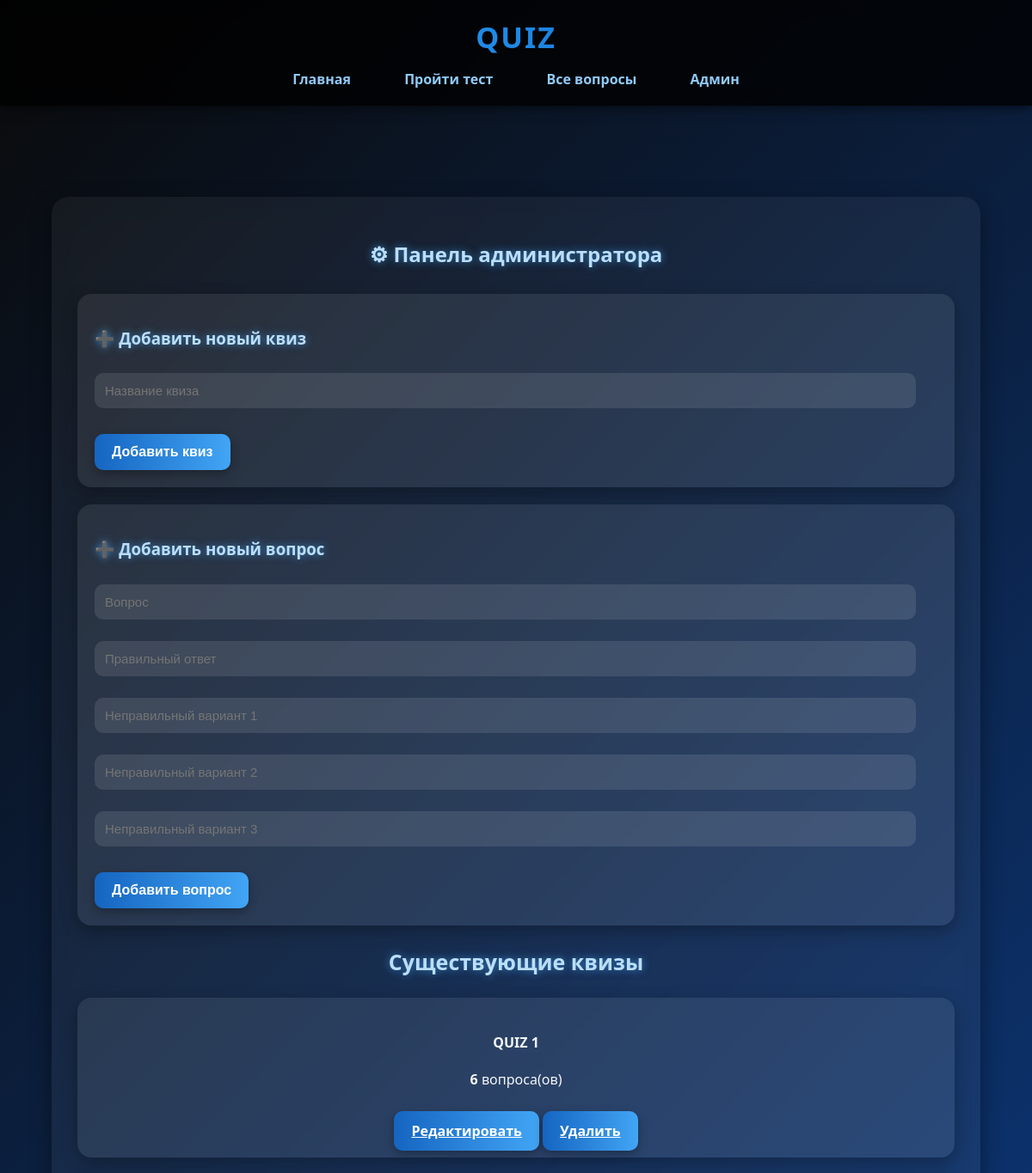
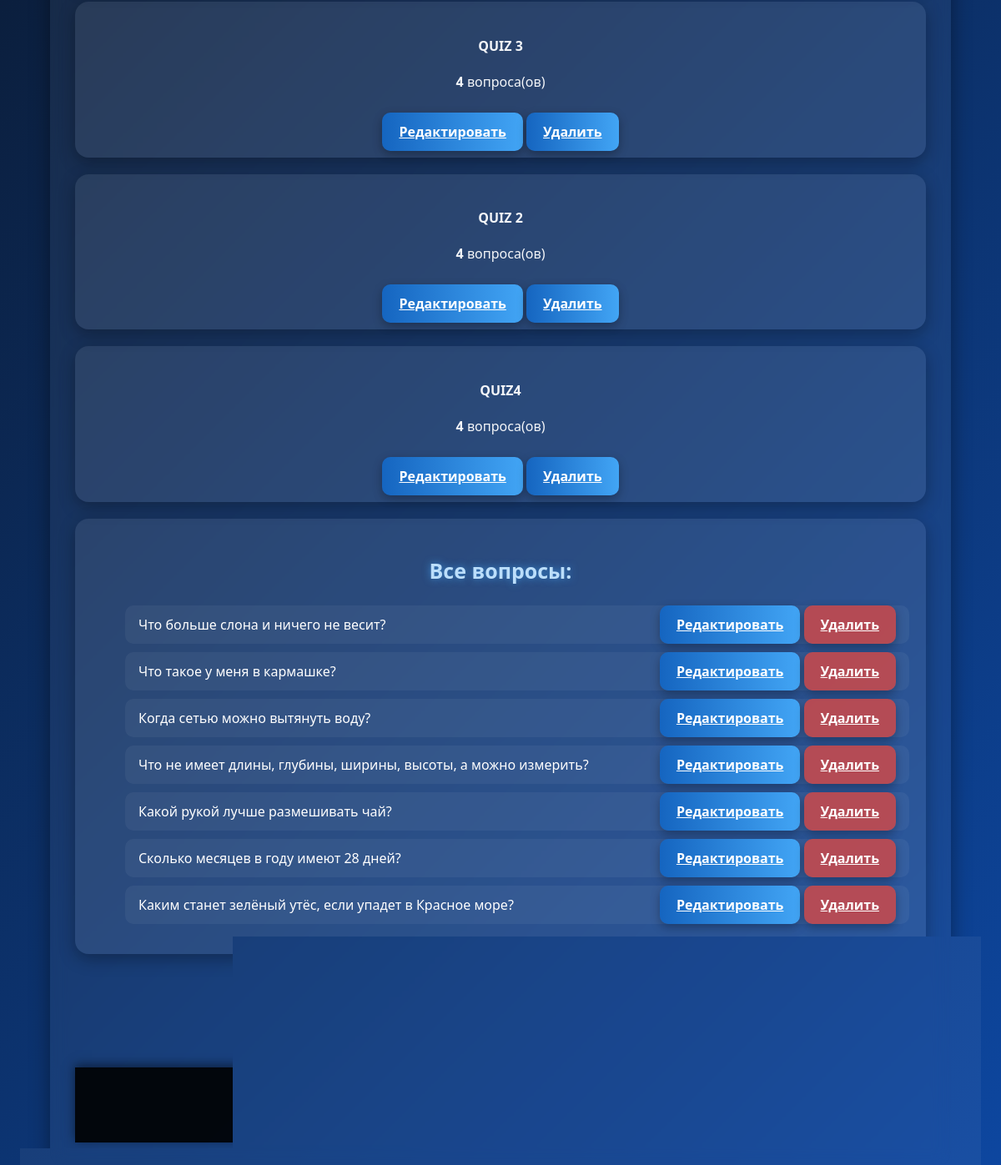
The page /quizes_view/ on the database its author committed (2 pictures, top to bottom).
### home8_les8/models.py (models this page shows, shortened)
class Quiz(db.Model):
    __tablename__ = 'quiz'
    id = db.Column(db.Integer, primary_key=True)
    name = db.Column(db.String(100), nullable=False)
    user_id = db.Column(db.Integer, db.ForeignKey('user.id'))
    questions = db.relationship(
        'Question',
        secondary=quiz_question,
        backref='quizes'
    )

class Question(db.Model):
    __tablename__ = 'question'
    id = db.Column(db.Integer, primary_key=True)
    question = db.Column(db.String(250), nullable=False)
    answer   = db.Column(db.String(100), nullable=False)
    wrong1   = db.Column(db.String(100), nullable=False)
    wrong2   = db.Column(db.String(100), nullable=False)
    wrong3   = db.Column(db.String(100), nullable=False)

### home8_les8/main.py (the view, shortened to what this page needs)
@app.route('/quizes_view/', methods=['POST', 'GET'])
def view_quiz_edit():
    quizes = Quiz.query.all()
    questions = Question.query.all()
    return render_template('quizes_view.html',
                           html_config=html_config,
                           quizes=quizes,
                           questions=questions,
                           len=len)

### home8_les8/templates/quizes_view.html (shortened to what this page needs)
{% extends "base.html" %}
{% block content %}
<h2 style="text-align:center; margin-bottom:30px;">⚙ Панель администратора</h2>
<div class="card">
    <h3>➕ Добавить новый квиз</h3>
    <form method="POST">
        <input type="text" name="quiz" placeholder="Название квиза" required>
        <button type="submit">Добавить квиз</button>
    </form>
</div>
<div class="card">
    <h3>➕ Добавить новый вопрос</h3>
    <form method="POST">
        <input  type="text" name="question" placeholder="Вопрос" required>
        <input type="text" name="answer" placeholder="Правильный ответ" required>
        <input type="text" name="wrong1" placeholder="Неправильный вариант 1" required>
        <input type="text" name="wrong2" placeholder="Неправильный вариант 2" required>
        <input type="text" name="wrong3" placeholder="Неправильный вариант 3" required>
        <button type="submit">Добавить вопрос</button>
    </form>
</div>
    <h3 style="text-align:center; font-size:25px;"> Существующие квизы</h3>
        <div class="quiz-iteam">
            {% for q in quizes %}
                <div class="quiz-item" style="text-align: center;">
                    <div class="card">
                    <h4>{{ q.name }}</h4>
                    <p><b>{{ q.questions|length }}</b> вопроса(ов)</p> <br>
                    <div class="btn-group">
                        <a href="{{ url_for('quiz_edit', id=q.id) }}" class="btn">Редактировать</a>
                        <a href="{{ url_for('quiz_delete', id=q.id) }}" class="btn delete"> Удалить</a>
                    </div> </div>
                </div>
        {% endfor %}
        </div>
<div class="card">
    <h3 style="text-align:center;font-size:25px;"> Все вопросы: </h3>
    <ul class="question">
    {% for q in questions %}
    <li class="question-item">
        <span class="q-text">{{ q.question }}</span>
        <div class="actions">
            <a href="{{ url_for('question_edit', id=q.id) }}" class="btn"> Редактировать</a>
            <a href="{{ url_for('question_delete', id=q.id) }}" class="btn" style="background:#cd4848d6;"> Удалить</a>
        </div>
    </li>
    {% endfor %}
</ul>
{% endblock %}

### home8_les8/static/main.css (style rules this page uses)
body { font-family: 'Segoe UI', Tahoma, sans-serif; margin: 0; padding: 0; background: linear-gradient(135deg, #0a0a0a, #0d47a1, #1e88e5); background-size: 300% 300%; animation: bgMove 10s infinite linear; color: #f4f6f9; }
.card { background: rgba(255,255,255,0.08); border-radius: 16px; padding: 25px; margin: 20px 0; box-shadow: 0 6px 20px rgba(0,0,0,0.3); transition: all 0.4s ease; transform: scale(1); }
input, textarea { width: 100%; padding: 12px; margin: 10px 0; border-radius: 10px; border: none; outline: none; font-size: 15px; background: rgba(255,255,255,0.1); color: #fff; transition: all 0.3s ease; }
button, .btn { background: linear-gradient(90deg, #1565c0, #42a5f5); color: white; border: none; padding: 12px 20px; margin-top: 15px; border-radius: 12px; font-size: 16px; font-weight: bold; cursor: pointer; transition: all 0.4s ease; box-shadow: 0 4px 12px rgba(0,0,0,0.3); position: relative; }
form input { margin-bottom: 15px; }
form button, form .btn { margin-top: 15px; display: inline-block; }
.question-item { display: flex; justify-content: space-between; align-items: center; background: rgba(255,255,255,0.05); margin: 10px 0; padding: 12px 16px; border-radius: 10px; transition: background 0.3s ease, transform 0.2s ease; gap: 15px; cursor: pointer; }
.q-text { flex: 1; font-size: 16px; color: #fff; margin-right: 20px; overflow: hidden; text-overflow: ellipsis; white-space: nowrap; }
.actions .btn { white-space: nowrap; min-width: 120px; text-align: center; }

### home8_les8/templates/base.html (style rules this page uses)
body { font-family: 'Segoe UI', Tahoma, sans-serif; margin: 0; padding: 0; background: linear-gradient(135deg, #0a0a0a, #0d47a1); background-attachment: fixed; color: #f4f6f9; overflow-x: hidden; }
.card { background: rgba(255,255,255,0.08); border-radius: 16px; padding: 20px; margin: 20px 0; box-shadow: 0 6px 20px rgba(0,0,0,0.3); transition: all 0.4s ease; transform: scale(1); }
h2, h3 { color: #bbdefb; text-shadow: 0 0 10px rgba(66,165,245,0.7); }
button, .btn { background: linear-gradient(90deg, #1565c0, #42a5f5); color: white; border: none; padding: 12px 20px; margin-top: 15px; border-radius: 10px; font-size: 16px; cursor: pointer; transition: all 0.4s ease; box-shadow: 0 4px 12px rgba(0,0,0,0.3); position: relative; overflow: hidden; }
button::before, .btn::before { content: ""; position: absolute; top: -50%; left: -50%; width: 200%; height: 200%; transition: all 0.6s ease; }

### home8_les8/templates/quizes_view.html (style rules this page uses)
input { width: 95%; }

### rows shown on the page
Quiz: name "QUIZ 1", questions|length "6"
Quiz: name "QUIZ 3", questions|length "4"
Quiz: name "QUIZ 2", questions|length "4"
Quiz: name "QUIZ4", questions|length "4"
Question: question "Что больше слона и ничего не весит?"
Question: question "Что такое у меня в кармашке?"
Question: question "Когда сетью можно вытянуть воду?"
Question: question "Что не имеет длины, глубины, ширины, высоты, а можно измерить?"
Question: question "Какой рукой лучше размешивать чай?"
Question: question "Сколько месяцев в году имеют 28 дней?"
Question: question "Каким станет зелёный утёс, если упадет в Красное море?"
